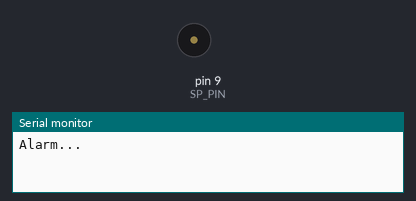
Bench run of a sketch on a simulated Arduino Uno, built with avr-gcc and run on an emulated ATmega328P. On the bench: buzzer (waves = sounding), the last lines printed to the serial monitor. At 15.5 s the program stops and its outputs stay as they are.

Above: at 0.1 s.
At 3.7 s:
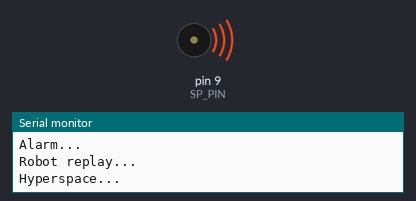
Timing chart, 0 to 17.0 s (numbered marks = the images above):
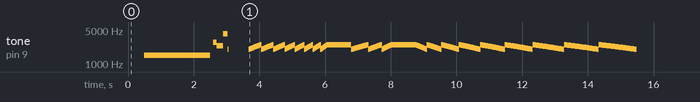

The sketch:

Exercise_b_1_.ino
```cpp
// ActionTones.ino
// Send a tone to the piezo speaker using the tone() command.
// 4105054025、鄭琮寶

const byte SP_PIN = 9;
int duration;
int frequency;

void setup() {
	pinMode(SP_PIN, OUTPUT);
	Serial.begin(9600);

}

void loop() {
	Serial.println("Alarm...");
	delay(500);
	tone(SP_PIN, 1500, 500);
	delay(500);
	tone(SP_PIN, 1500, 500);
	delay(500);
	tone(SP_PIN, 1500, 500);
	delay(500);
	tone(SP_PIN, 1500, 500);
	delay(500);

	Serial.println("Robot replay...");
	delay(100);
	tone(SP_PIN, 2800);
	delay(100);
	noTone(SP_PIN);
	tone(SP_PIN, 2400);
	delay(200);
	noTone(SP_PIN);
	tone(SP_PIN, 4200);
	delay(140);
	noTone(SP_PIN);
	tone(SP_PIN, 2000);
	delay(30);
	noTone(SP_PIN);
	delay(500);

	Serial.println("Hyperspace...");
	delay(100);
	for(duration = 15; duration >= 1; duration--){
		for(frequency = 2000; frequency <= 2500; frequency += 20){
			tone(SP_PIN, frequency);
			delay(duration);
			noTone(SP_PIN);
		}
	}

	Serial.println("Hyperspace jump..."); // 題目要求的修正
	for(duration = 15; duration >= 1; duration -= 3){
		for(frequency = 2000; frequency <= 2500; frequency += 15){
			tone(SP_PIN, frequency);
			delay(duration);
			noTone(SP_PIN);
		}
	}
	for(duration = 1; duration <= 36; duration += 3){
		for(frequency = 2500; frequency >= 2000; frequency -= 15){
			tone(SP_PIN, frequency);
			delay(duration);
			noTone(SP_PIN);
		}
	}

	Serial.println("Done");
	for(;;);

}
```

Measured:
- by itself, tone on pin 9 (SP_PIN): plays 1500 Hz for 2.0 s, 2800 Hz for 0.10 s, 2400 Hz for 0.20 s, 4200 Hz for 0.14 s, 2000 Hz for 0.03 s, 2000 Hz for 0.02 s … (621 notes in this stretch)
